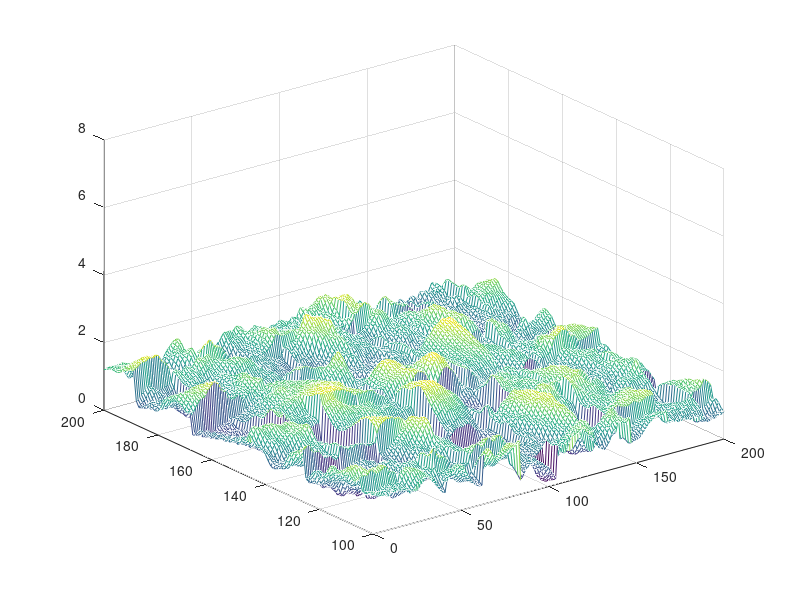

Write MATLAB code to recreate this figure.
function [z]=erweihailangboxing(fengji,pinpushu,jiaodushu)
if nargin<3
   fengji=5;
   pinpushu=3;
   jiaodushu=8;
end
wavewmin = [2.438306 1.462983 1.044989 0.812770 0.664988 0.562683 0.487659 0.430288];
wavewmax = [16.444115 9.866469 7.047480 5.481373 4.484760 3.794799 3.288826 2.90190];
wavewp=[4.053570 2.432142 1.737244 1.351190 1.105519 0.935439 0.810714 0.715336];

%-----------------------------------------------------
u=[3,5,7,9,11,13,15,17];
%---------------------------------------------------

if fengji>8
    fengji=8;
end
if fengji<1
    fengji=1;
end
fi=fengji;
wmin=wavewmin(fi);
wmax=wavewmax(fi);
wp=wavewp(fi);
ui=u(fi);
M=pinpushu;
N=jiaodushu;
wavewn=(wmax-wmin)/M;
thetawn=pi/N;
dx=1;
dy=1;
x=[0:dx:20];
y=[0:dy:20];
[x,y]=meshgrid(x,y);

Z_final = [];
Z_line = [];
for col = 1:10
    Z_line = [];
    for line = 1:10
        z=zeros(size(x));
        for wi=1:M
            for ki=1:N
                theta=-pi/2+(ki-1)*thetawn;
                epsin=rand()*2*pi;
                w=wmin+(wi-1)*wavewn+wavewn/2;
                swi=0.81*exp(-7400/(w*ui+eps).^4)*2*(cos(theta)).^2/(pi*(w.^5+eps));
                an=sqrt(2*swi*wavewn*theta);
                z1=w*w*x*cos(theta*(1+rand()))/9.8+w*w*y*sin(theta*(1+rand()))/9.8+epsin;
                switch randi([1 4])
                    case 1
                        z=an*cos(z1*(1+rand()))+z;
                    case 2
                        z=an*sin(z1*(1+rand()))+z;
                    case 3
                        z=an*cos(z1*(1-rand()))+z;
                    case 4
                        z=an*sin(z1*(1-rand()))+z;
                end
            end
        end
        Z_line = [Z_line,z];
    end
    Z_final = [Z_final;Z_line];
end

Z_final = real(Z_final)-min(min(real(Z_final)));


x=[0:dx:209];
y=[0:dy:209];
[x,y]=meshgrid(x,y);
figure;
mesh(x,y,Z_final);
%axis tight;
for i = 1:200
    j = i/2;
    axis([0 200 j 100+j 0 8]);
    getframe();
end
% shading interp;
% lightangle(-45,30);
% set(findobj(gca,'type','surface'),'FaceLighting','phong','AmbientStrength',.3,'DiffuseStrength',.8,...
%     'SpecularStrength',.9,'SpecularExponent',200);


